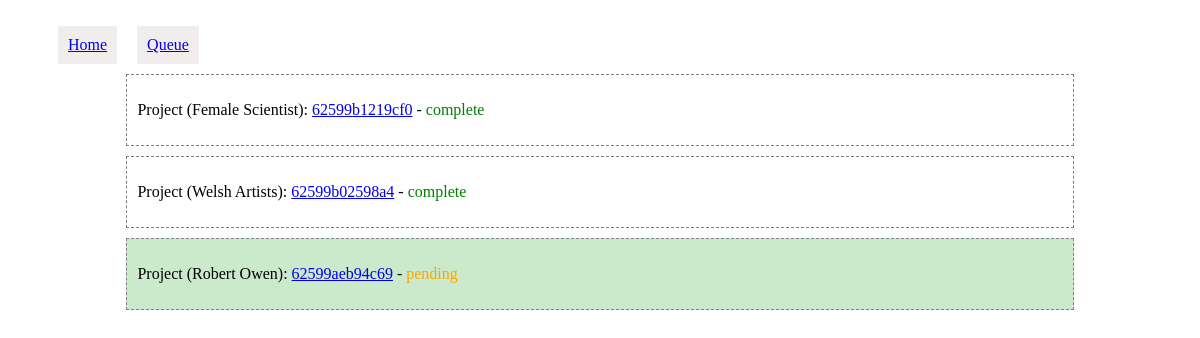
Page /query/results.php?id=1 on the earlier database version.
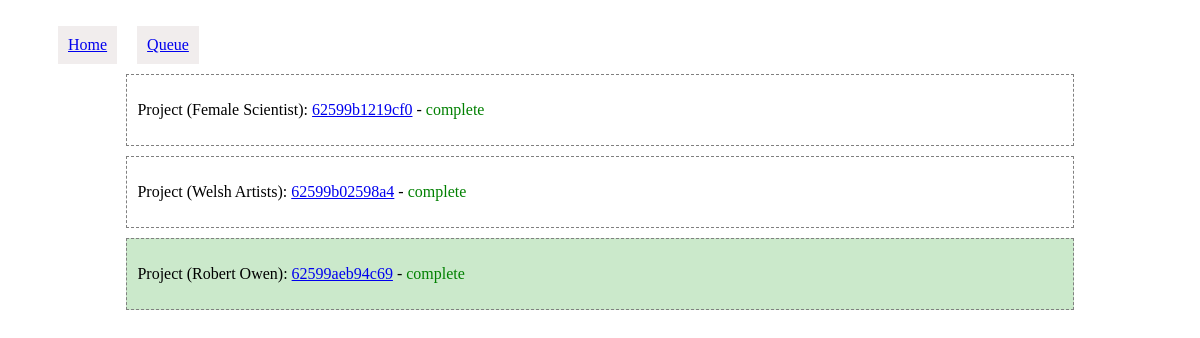
Same page on the later database version.
### tables this page shows
CREATE TABLE "queue"(
    "id" INTEGER PRIMARY KEY AUTOINCREMENT NOT NULL,
    "project_title" VARCHAR,
    "project" INTEGER,
    "query_type" VARCHAR,
    "query" VARCHAR,
    "status" VARCHAR,
    "created" DATE,
    "updated" DATE
);

### query/database/queue.php (called while the page is built, shortened)
<?php
class AllItems {
  private $db;
  public function __construct()
  {
    $this->db = new SQLite3('database/amp.sqlite', SQLITE3_OPEN_CREATE | SQLITE3_OPEN_READWRITE);
  }
  public function getAllItems()
  {
    $results = $this->db->query('SELECT * FROM `queue` ORDER BY `updated` DESC LIMIT 50');
    $items = [];
    while ($row = $results->fetchArray()) {
      $items[] = $row;
    }
    return $items;
  }
}

### query/results.php (the view, shortened to what this page needs)
<?php
  include_once 'database/queue.php';
  $queue = new AllItems();
  $items = $queue->getAllItems();
?>
<?php include_once 'includes/header.php'; ?>
  <div id="container">
    <?php
      if(isset($_GET['id'])) {
        $last_id = $_GET['id'];
      }else{
        $last_id = '';
      }
      foreach($items as $k => $v) {
        $id = $v['id'];
        if($id == $last_id) $recent = 'recent';
        else $recent = '';
        echo '<div class="items '. $recent .'">';
          if($v['status'] == 0) $status = '<span class="pending">pending</span>';
          if($v['status'] == 1) $status = '<span class="complete">complete</span>';
          echo '<p>Project ('.$v['project_title'].'): <a href="view_project.php?id='.$v['project'].'">' . $v['project'] . '</a> - ' . $status . '</p>';
        echo '</div>';
      }
    ?>
  </div>
<?php include_once 'includes/footer.php'; ?>

### query/includes/header.php (shortened to what this page needs)
<!doctype html>
<html lang="en">
<head>
  <link rel="stylesheet" href="assets/style.css?v=1.0">
</head>
<body>
<nav>
  <ul>
    <li><a href="/">Home</a></li>
    <li><a href="results.php">Queue</a></li>
  </ul>
</nav>

### query/includes/footer.php (shortened to what this page needs)
</body>
</html>

### query/assets/style.css (style rules this page uses)
#container { margin: 0 auto; width:80%; margin-top:100px; clear: both; }
.items { border: 1px dashed gray; padding: 10px; margin:10px 0; }
.complete { color: green; }
.items.recent { background-color: #cbe9cb; }
ul li { padding: 10px; float:left; list-style: none; }
ul li a { display: block; padding:10px; background-color: rgb(241, 237, 237); }
.pending { color:orange; }

Differences in the rows shown:
changed queue "Robert Owen": status "pending" → "complete"
